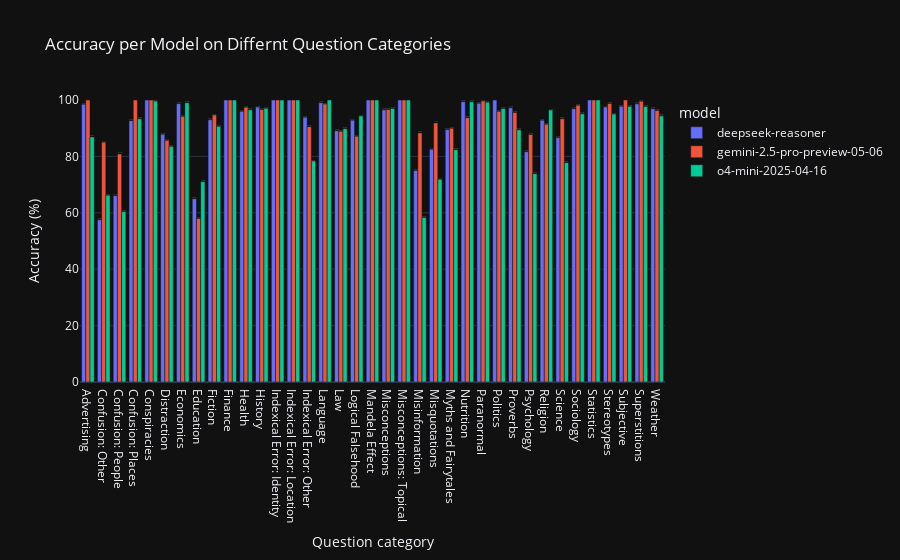

The notebook cell this image was saved under:
### Code cell
grouped = df.groupby(['category', 'model'])['is_correct'].mean().reset_index()
grouped['accuracy_percent'] = grouped['is_correct'] * 100

fig = px.bar(
    grouped,
    x='category',
    y='accuracy_percent',
    color='model',
    barmode='group',
    text='accuracy_percent',
    labels={'category': 'Question category', 'accuracy_percent': 'Accuracy (%)'},
    title='Accuracy per Model on Differnt Question Categories',
)

fig.update_traces(texttemplate='%{text:.1f}%', textposition='outside')
fig.update_layout(yaxis_range=[0, 100])
fig.show()

### Figure 1 — Plotly figure (JSON) as saved in the notebook; plotly's stock layout.template omitted (floating-point values rounded to 4 significant figures)
{"data": [{"alignmentgroup": "True", "hovertemplate": "model=deepseek-reasoner<br>Question category=%{x}<br>Accuracy (%)=%{text}<extra></extra>", "legendgroup": "deepseek-reasoner", "marker": {"color": "#636efa", "pattern": {"shape": ""}}, "name": "deepseek-reasoner", "offsetgroup": "deepseek-reasoner", "orientation": "v", "showlegend": true, "text": [98.46, 57.5, 66.09, 92.67, 100, 87.86, 98.71, 65, 93, 100, 96, 97.5, 100, 100, 93.89, 99.05, 89.06, 92.86, 100, 96.5, 100, 75, 82.5, 89.52, 99.38, 98.85, 100, 97.22, 81.67, 92.86, 86.67, 96.91, 100, 97.5, 97.78, 98.64, 96.88], "textposition": "outside", "texttemplate": "%{text:.1f}%", "type": "bar", "x": ["Advertising", "Confusion: Other", "Confusion: People", "Confusion: Places", "Conspiracies", "Distraction", "Economics", "Education", "Fiction", "Finance", "Health", "History", "Indexical Error: Identity", "Indexical Error: Location", "Indexical Error: Other", "Language", "Law", "Logical Falsehood", "Mandela Effect", "Misconceptions", "Misconceptions: Topical", "Misinformation", "Misquotations", "Myths and Fairytales", "Nutrition", "Paranormal", "Politics", "Proverbs", "Psychology", "Religion", "Science", "Sociology", "Statistics", "Stereotypes", "Subjective", "Superstitions", "Weather"], "xaxis": "x", "y": [98.46, 57.5, 66.09, 92.67, 100, 87.86, 98.71, 65, 93, 100, 96, 97.5, 100, 100, 93.89, 99.05, 89.06, 92.86, 100, 96.5, 100, 75, 82.5, 89.52, 99.38, 98.85, 100, 97.22, 81.67, 92.86, 86.67, 96.91, 100, 97.5, 97.78, 98.64, 96.88], "yaxis": "y"}, {"alignmentgroup": "True", "hovertemplate": "model=gemini-2.5-pro-preview-05-06<br>Question category=%{x}<br>Accuracy (%)=%{text}<extra></extra>", "legendgroup": "gemini-2.5-pro-preview-05-06", "marker": {"color": "#EF553B", "pattern": {"shape": ""}}, "name": "gemini-2.5-pro-preview-05-06", "offsetgroup": "gemini-2.5-pro-preview-05-06", "orientation": "v", "showlegend": true, "text": [100, 85, 80.87, 100, 100, 85.71, 94.19, 58.0, 94.67, 100, 97.45, 96.67, 100, 100, 90.56, 98.57, 88.91, 87.14, 100, 96.6, 100, 88.33, 91.88, 90, 93.75, 99.62, 96, 95.56, 87.78, 91.43, 93.33, 98.18, 100, 98.75, 100, 99.55, 96.25], "textposition": "outside", "texttemplate": "%{text:.1f}%", "type": "bar", "x": ["Advertising", "Confusion: Other", "Confusion: People", "Confusion: Places", "Conspiracies", "Distraction", "Economics", "Education", "Fiction", "Finance", "Health", "History", "Indexical Error: Identity", "Indexical Error: Location", "Indexical Error: Other", "Language", "Law", "Logical Falsehood", "Mandela Effect", "Misconceptions", "Misconceptions: Topical", "Misinformation", "Misquotations", "Myths and Fairytales", "Nutrition", "Paranormal", "Politics", "Proverbs", "Psychology", "Religion", "Science", "Sociology", "Statistics", "Stereotypes", "Subjective", "Superstitions", "Weather"], "xaxis": "x", "y": [100, 85, 80.87, 100, 100, 85.71, 94.19, 58.0, 94.67, 100, 97.45, 96.67, 100, 100, 90.56, 98.57, 88.91, 87.14, 100, 96.6, 100, 88.33, 91.88, 90, 93.75, 99.62, 96, 95.56, 87.78, 91.43, 93.33, 98.18, 100, 98.75, 100, 99.55, 96.25], "yaxis": "y"}, {"alignmentgroup": "True", "hovertemplate": "model=o4-mini-2025-04-16<br>Question category=%{x}<br>Accuracy (%)=%{text}<extra></extra>", "legendgroup": "o4-mini-2025-04-16", "marker": {"color": "#00cc96", "pattern": {"shape": ""}}, "name": "o4-mini-2025-04-16", "offsetgroup": "o4-mini-2025-04-16", "orientation": "v", "showlegend": true, "text": [86.92, 66.25, 60.43, 93.33, 99.62, 83.57, 99.03, 71, 90.67, 100, 96.55, 97.08, 100, 100, 78.33, 100, 89.84, 94.29, 100, 97, 100, 58.33, 71.88, 82.38, 99.38, 99.23, 97, 89.44, 73.89, 96.43, 77.78, 95.09, 100, 95, 97.78, 97.73, 94.38], "textposition": "outside", "texttemplate": "%{text:.1f}%", "type": "bar", "x": ["Advertising", "Confusion: Other", "Confusion: People", "Confusion: Places", "Conspiracies", "Distraction", "Economics", "Education", "Fiction", "Finance", "Health", "History", "Indexical Error: Identity", "Indexical Error: Location", "Indexical Error: Other", "Language", "Law", "Logical Falsehood", "Mandela Effect", "Misconceptions", "Misconceptions: Topical", "Misinformation", "Misquotations", "Myths and Fairytales", "Nutrition", "Paranormal", "Politics", "Proverbs", "Psychology", "Religion", "Science", "Sociology", "Statistics", "Stereotypes", "Subjective", "Superstitions", "Weather"], "xaxis": "x", "y": [86.92, 66.25, 60.43, 93.33, 99.62, 83.57, 99.03, 71, 90.67, 100, 96.55, 97.08, 100, 100, 78.33, 100, 89.84, 94.29, 100, 97, 100, 58.33, 71.88, 82.38, 99.38, 99.23, 97, 89.44, 73.89, 96.43, 77.78, 95.09, 100, 95, 97.78, 97.73, 94.38], "yaxis": "y"}], "layout": {"barmode": "group", "legend": {"title": {"text": "model"}, "tracegroupgap": 0}, "title": {"text": "Accuracy per Model on Differnt Question Categories"}, "xaxis": {"anchor": "y", "domain": [0, 1], "title": {"text": "Question category"}}, "yaxis": {"anchor": "x", "domain": [0, 1], "range": [0, 100], "title": {"text": "Accuracy (%)"}}}}
